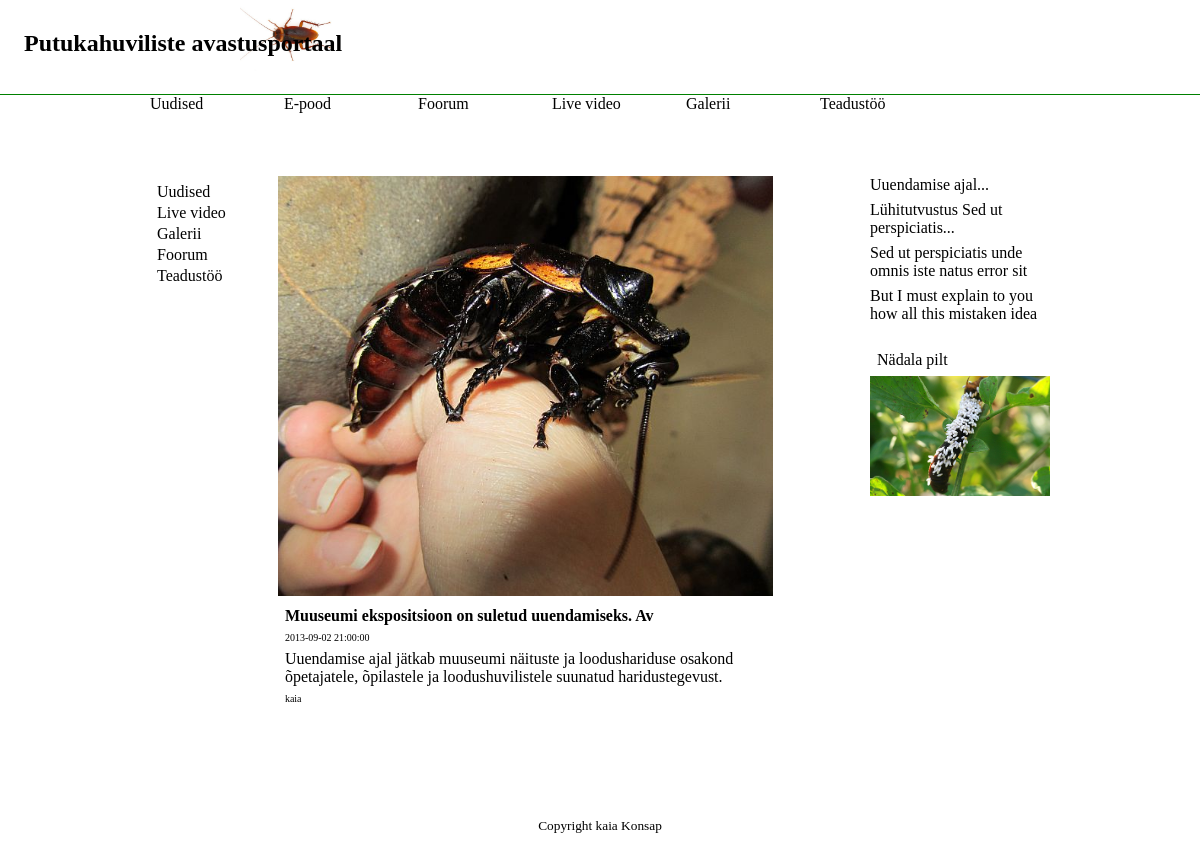
Page /view.php?id=1 on the committed database.
### tables this page shows
CREATE TABLE IF NOT EXISTS `news` (
  `id` int(10) unsigned NOT NULL AUTO_INCREMENT,
  `title` varchar(50) NOT NULL,
  `author` varchar(30) NOT NULL,
  `excerpt` text NOT NULL,
  `date` timestamp NOT NULL DEFAULT CURRENT_TIMESTAMP,
  `content` text NOT NULL,
  `image_url` varchar(55) NOT NULL,
  PRIMARY KEY (`id`)
);

### view.php (the view, shortened to what this page needs)
<?php include("header.php"); ?>
		<div class="newsfeed2">
			<div class="news">
				<?php $id = (int) $_GET['id']; ?>
				<?php $query = mysql_query("SELECT * FROM news WHERE id='$id' ")or die (mysql_error());
				$news = mysql_fetch_assoc($query);?>
				<a href="news_view.php">
					<div class="news">
						<img src="<?php echo $news['image_url'] ?>" class="newsimage">
						<p><strong> <?php echo $news['title'] ?></strong></p>
						<p class="small"><?php echo $news['date'] ?></p>
						<p><?php echo $news['content'] ?></p>
						<p class="small"><?php echo $news['author'] ?></p>
					</div>
				</a>
			</div>
		</div>
<?php include("right_panel.php")?>
	</div>
<?php include("footer.php") ?>

### right_panel.php (shortened to what this page needs)
<?php $query=mysql_query("SELECT id,excerpt FROM news")or die (mysql_error());?>
<div class="right_panel">
	<ul class="links">
		<?php while($news_row=mysql_fetch_array($query)):?>
			<li><a href="view.php?id=<?php echo $news_row['id'] ?>"> <?php echo $news_row['excerpt']?></a></li>
		<?php endwhile?>
	</ul>
	<div id="weekly_image">
		<p>Nädala pilt</p>
		<img src="img/foto.jpg">
	</div>
</div>

### css/style.css (style rules this page uses)
body { margin:0;padding:0; font-family:Calibri; }
a { color:black; }
a:link { text-decoration:none; color: black; }
.newsfeed2 { width: 55%; margin:0 auto; padding-left:5%; display: inline-block; }
.news { margin-bottom:10%; }
.newsimage { width:100%; }
.right_panel { float:right; width:20%; display: inline-block; }
.links { margin:0px; }
.links li { list-style-type:none; padding-bottom:7px; }
#weekly_image { padding-top: 8%; }
#weekly_image img { width: 100%; }
p { margin:7px; }
.small { font-size: 10px; }
.nav1 ul, .nav2 ul, .links { margin: 0; padding: 0; list-style: none; }

### rows in the picture
news: image_url (picture), title "Muuseumi ekspositsioon on suletud uuendamiseks. Av", date "2013-09-02 21:00:00", content "Uuendamise ajal jätkab muuseumi näituste ja loodushariduse osakond õpetajatele, õpilastele ja loodushuvilistele suunatud haridustegevust.", author "kaia", excerpt "Uuendamise ajal..."
news: excerpt "Lühitutvustus Sed ut perspiciatis..."
news: excerpt "Sed ut perspiciatis unde omnis iste natus error sit"
news: excerpt "But I must explain to you how all this mistaken idea"
